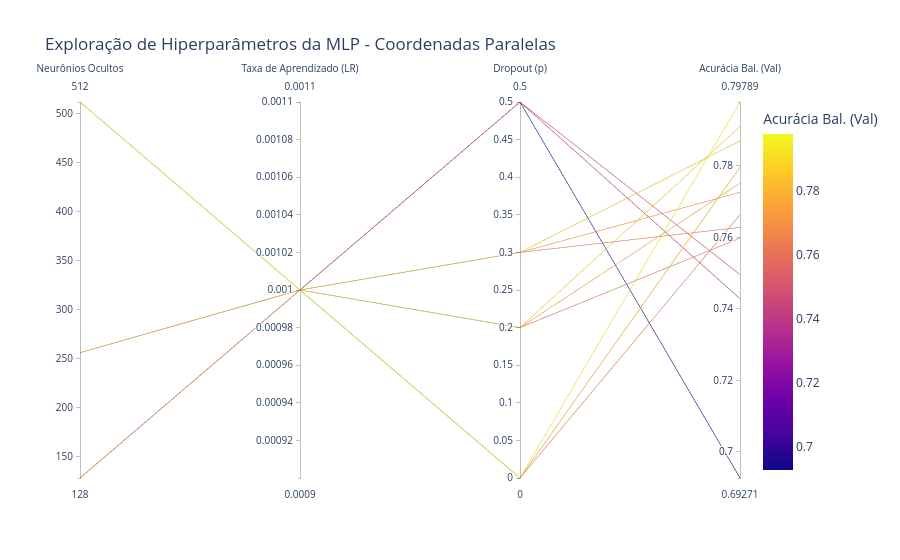

Write notebook code for a chart like this one.
### Code cell
# Criar o gráfico de coordenadas paralelas
fig = px.parallel_coordinates(
    df_results,
    dimensions=['hidden_dim', 'lr', 'dropout', 'val_acc'],
    color='val_acc',
    #color_continuous_scale=px.colors.diverging.Tealrose,
    labels={
        'hidden_dim': 'Neurônios Ocultos',
        'lr': 'Taxa de Aprendizado (LR)',
        'dropout': 'Dropout (p)',
        'val_acc': 'Acurácia Bal. (Val)'
    },
    title="Exploração de Hiperparâmetros da MLP - Coordenadas Paralelas"
)

# Ajustar layout para exibição no Notebook
fig.update_layout(template="plotly_white")
fig.show()

# Linhas mais claras/vivas: Representam os experimentos com maior acurácia de validação.
# Trajetória: Permite identificar visualmente se uma determinada escolha (por exemplo,
#   lr = 0.001 vs 0.0001 ou dropout = 0.2) concentra as linhas que atingem as maiores
#   pontuações no eixo da direita (val_acc).

### Figure 1 — Plotly figure (JSON) as saved in the notebook; plotly's stock layout.template omitted (floating-point values rounded to 4 significant figures)
{"data": [{"dimensions": [{"label": "Neurônios Ocultos", "values": [128, 128, 128, 128, 256, 256, 256, 256, 512, 512, 512, 512]}, {"label": "Taxa de Aprendizado (LR)", "values": [0.001, 0.001, 0.001, 0.001, 0.001, 0.001, 0.001, 0.001, 0.001, 0.001, 0.001, 0.001]}, {"label": "Dropout (p)", "values": [0.0, 0.2, 0.3, 0.5, 0.0, 0.2, 0.3, 0.5, 0.0, 0.2, 0.3, 0.5]}, {"label": "Acurácia Bal. (Val)", "values": [0.7664, 0.7598, 0.7628, 0.6927, 0.7796, 0.7752, 0.7726, 0.7496, 0.7979, 0.791, 0.787, 0.7429]}], "domain": {"x": [0, 1], "y": [0, 1]}, "line": {"color": [0.7664, 0.7598, 0.7628, 0.6927, 0.7796, 0.7752, 0.7726, 0.7496, 0.7979, 0.791, 0.787, 0.7429], "coloraxis": "coloraxis"}, "name": "", "type": "parcoords"}], "layout": {"coloraxis": {"colorbar": {"title": {"text": "Acurácia Bal. (Val)"}}, "colorscale": [[0, "#0d0887"], [0.1111, "#46039f"], [0.2222, "#7201a8"], [0.3333, "#9c179e"], [0.4444, "#bd3786"], [0.5556, "#d8576b"], [0.6667, "#ed7953"], [0.7778, "#fb9f3a"], [0.8889, "#fdca26"], [1, "#f0f921"]]}, "legend": {"tracegroupgap": 0}, "title": {"text": "Exploração de Hiperparâmetros da MLP - Coordenadas Paralelas"}}}
